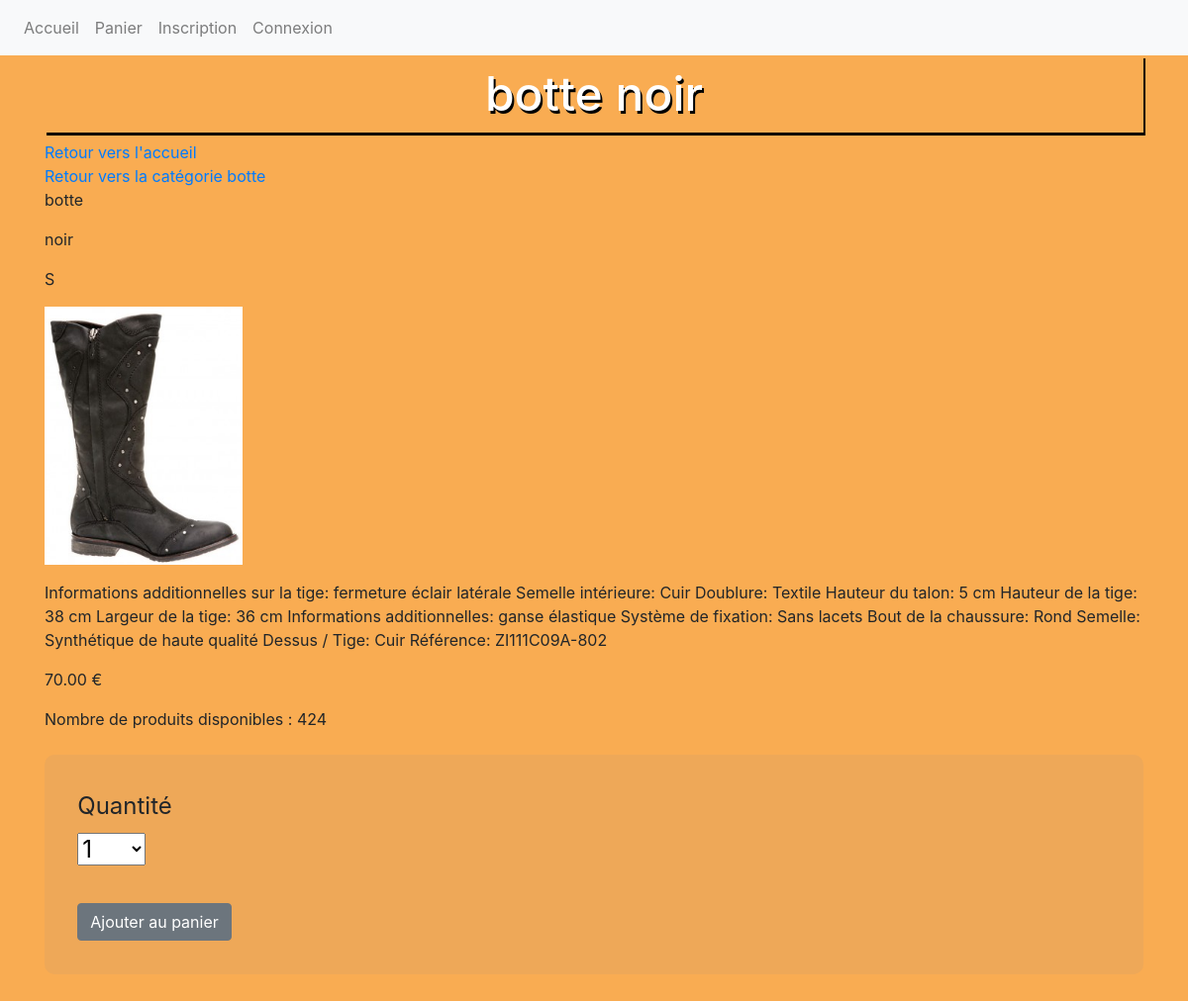
Screenshot of /fiche_produit.php?id_produit=2 with the database file from the repository.
### tables this page shows
CREATE TABLE produit (
  id_produit int(5) NOT NULL AUTO_INCREMENT,
  reference int(15) NOT NULL,
  categorie varchar(70) NOT NULL,
  titre varchar(150) NOT NULL,
  description text NOT NULL,
  couleur varchar(10) NOT NULL,
  taille varchar(2) NOT NULL,
  sexe enum('m','f') NOT NULL,
  photo varchar(250) NOT NULL,
  prix double(7,2) NOT NULL,
  stock int(4) NOT NULL,
  PRIMARY KEY (id_produit),
  UNIQUE KEY reference (reference)
);

### inc/fonction.inc.php (called while the page is built, shortened)
<?php
function execute_requete( $req ){
    global $pdo;
    $pdostatement = $pdo->query( $req );
    return $pdostatement;
}

### inc/init.inc.php (called while the page is built, shortened)
<?php
$pdo = new PDO('mysql:host=localhost;dbname=boutique', 'root', '', array( PDO::ATTR_ERRMODE=>PDO::ERRMODE_WARNING, PDO::MYSQL_ATTR_INIT_COMMAND=>"SET NAMES UTF8" ) );
$content = '';
require_once 'fonction.inc.php';

### fiche_produit.php (the view, shortened to what this page needs)
<?php require_once "inc/header.inc.php"; ?>
<?php
if( isset($_GET['id_produit']) ){
    $r = execute_requete(" SELECT * FROM produit WHERE id_produit = '$_GET[id_produit]' ");
}
else{
    header('location:boutique.php');
    exit();
}
$produit = $r->fetch(PDO::FETCH_ASSOC);
$content .= '<a href="boutique.php">Retour vers l\'accueil</a><br>';
$content .= "<a href='boutique.php?categorie=$produit[categorie]'>Retour vers la catégorie $produit[categorie] </a><br>";
$content .=  "<p>$produit[categorie]</p>";
$content .=  "<p>$produit[couleur]</p>";
$content .=  "<p>$produit[taille]</p>";
$content .= "<p><img src='$produit[photo]' width='200' ></p>";
$content .=  "<p>$produit[description]</p>";
$content .=  "<p>$produit[prix] €</p>";
if( $produit['stock'] > 0 ){
    $content .= "Nombre de produits disponibles : $produit[stock] <br><br> ";
    $content .= "<form method='post' action='panier.php' >";
        $content .= "<label>Quantité</label><br>";
        $content .= '<select name="quantite">';
            for( $i = 1; $i <= $produit['stock']; $i++){
                $content .= "<option> $i </option>";
            }
        $content .= '</select><br><br>';
        $content .= '<input type="hidden" name="id_produit" value="'.$produit['id_produit'].'">';
        $content .= "<input type='submit' name='ajout_panier' value='Ajouter au panier' class='btn btn-secondary' >";
    $content .= '</form>';
}
else{
    $content .= "<p>Rupture de stock</p>";
}
?>
<h1><?= $produit['titre'] ?></h1>
<?= $content ?>
<?php require_once "inc/footer.inc.php"; ?>

### assets/css/styles.css (style rules this page uses)
body { background-color: rgba(248, 142, 20, 0.733) !important; width: 100% !important; height: 100% !important; }
form { background-color: rgb(238, 168, 88) !important; padding: 3%; border-radius: 10px; font-size: 1.5rem !important; margin: 0 auto; }
h1 { text-align: center !important; font-size: 3rem !important; padding: 10px; box-shadow: 2px 3px 0px black; text-shadow: 2px 3px 0px black; color: white; }

### rows the page displays
produit: titre "botte noir", categorie "botte", couleur "noir", taille "S", photo (picture), description "Informations additionnelles sur la tige: fermeture éclair latérale Semelle intérieure: Cuir Doublure: Textile Hauteur du talon: 5 cm Hauteur de la tige: 38 cm Largeur de la tige: 36 cm Informations additionnelles: ganse élastique Système de fixation: Sans lacets Bout de la chaussure: Rond Semelle: Synthétique de haute qualité Dessus / Tige: Cuir Référence: ZI111C09A-802", prix "70.00", stock "424"

### other values shown
form field quantite "1"
